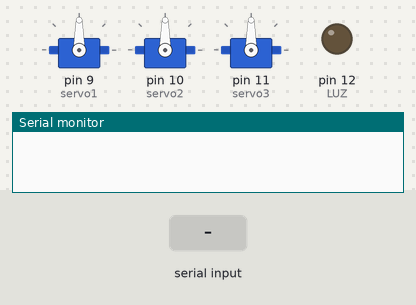
Bench run of a sketch on a simulated Arduino Uno, built with avr-gcc and run on an emulated ATmega328P. On the bench: 3 × servo, output pins drawn as LEDs (lit = HIGH), the last lines printed to the serial monitor. The inputs (shaded band) are chosen by the test bench.

Above: at 1.2 s.
1.3 s: "1" received over the second serial link
At 2.3 s:
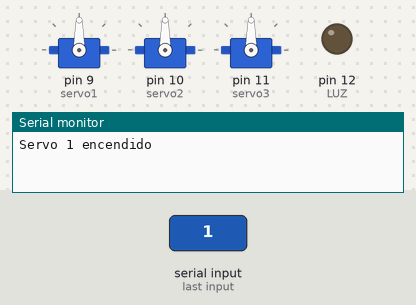
2.8 s: "7" received over the second serial link
At 3.6 s:
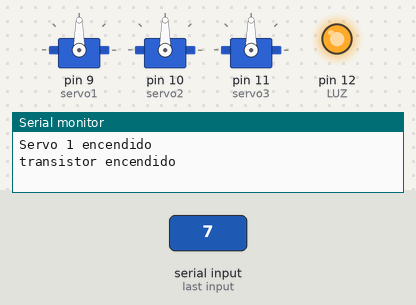
4.3 s: "3" received over the second serial link
At 5.5 s:
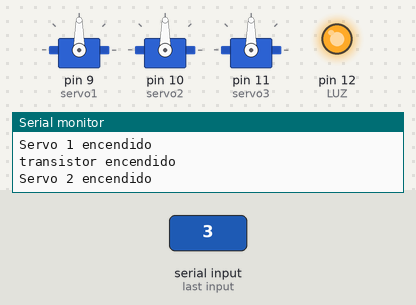
5.8 s: "5" received over the second serial link
At 6.5 s:
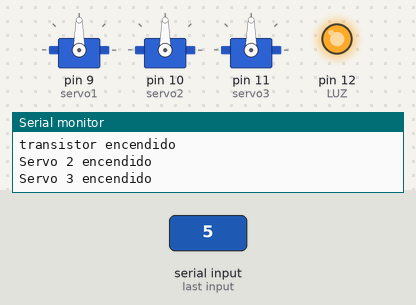
7.3 s: "1" received over the second serial link
At 8.0 s:
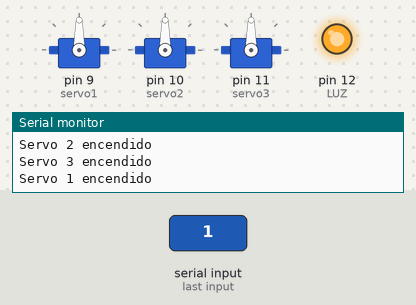
Timing chart, 0 to 9.8 s (numbered marks = the images above; inputs shaded):
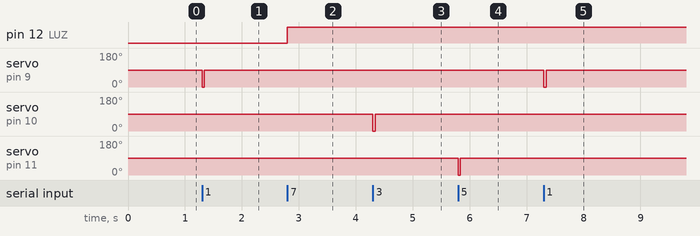

The sketch:

Triple-servo-bluetooth.ino
```cpp
#include <SoftwareSerial.h>
#include <Servo.h>

SoftwareSerial miBT(0 ,1);
char DATO = 0;
Servo servo1;
Servo servo2;
Servo servo3;
int LUZ = 12;

void setup() {
  miBT.begin(9600);
  Serial.begin(9600);
  servo1.attach(9);
  servo2.attach(10);
  servo3.attach(11);
  pinMode(LUZ, OUTPUT);
}

void loop() {

  servo1.write(90);
  servo2.write(90);
  servo3.write(90);

  DATO = miBT.read();

  if (DATO == '1') {
    servo1.write(0);
    delay(15);
    Serial.println("Servo 1 encendido");
    miBT.println("Puerta principal abierta");
  }

  if (DATO == '2') {
    servo1.write(90);
    delay(15);
    Serial.println("Servo 1 apagado");
    miBT.println("Puerta principal cerrada");
  }

  if (DATO == '3') {
    servo2.write(0);
    delay(15);
    Serial.println("Servo 2 encendido");
    miBT.println("Puerta trasera abierta");
  }

  if (DATO == '4') {
    servo2.write(90);
    delay(15);
    Serial.println("Servo 2 apagado");
    miBT.println("Puerta trasera cerrada");
  }

  if (DATO == '5') {
    servo3.write(0);
    delay(15);
    Serial.println("Servo 3 encendido");
    miBT.println("Parqueo Abierto");
  }

  if (DATO == '6') {
    servo3.write(90);
    delay(15);
    Serial.println("Servo 3 apagado");
    miBT.println("Parqueo Cerrado");
  }

  if (DATO == '7') {
    digitalWrite(LUZ, HIGH);
    Serial.println("transistor encendido");
    miBT.println("Luz encendida");
  }

  if (DATO == '8') {
    digitalWrite(LUZ, LOW);
    Serial.println("transistor apagado");
    miBT.println("Luz apagada");
  }
}
```

Measured:
- after the input at 1.3 s, servo on pin 9 (servo1): 90° → 0° at once, → 90° 0.04 s later
- after the input at 2.8 s, pin 12 (LUZ): LOW → HIGH at once
- after the input at 4.3 s, servo on pin 10 (servo2): 90° → 0° at once, → 90° 0.04 s later
- after the input at 5.8 s, servo on pin 11 (servo3): 90° → 0° at once, → 90° 0.03 s later
- after the input at 7.3 s, servo on pin 9 (servo1): 90° → 0° at once, → 90° 0.04 s later
